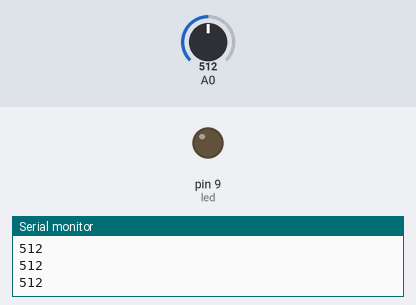
A sketch run on a simulated Arduino Uno, built with avr-gcc and run on an emulated ATmega328P. Shown: output pins drawn as LEDs (lit = HIGH), the last lines printed to the serial monitor. The test bench sets the inputs (shaded band); at power-on: A0 = 512.

Above: at 1.2 s.
1.3 s: A0 set to 217
2.8 s: A0 set to 187
At 3.1 s:
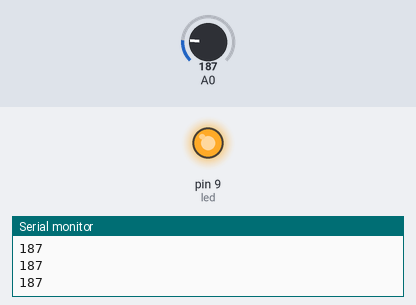
4.3 s: A0 set to 210
At 5.4 s:
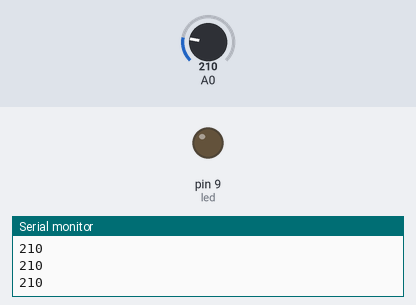
5.8 s: A0 set to 190
At 6.6 s:
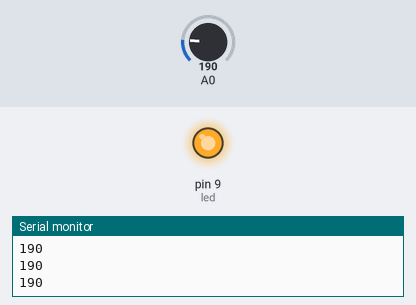
Timing chart, 0 to 8.3 s (numbered marks = the images above; inputs shaded):
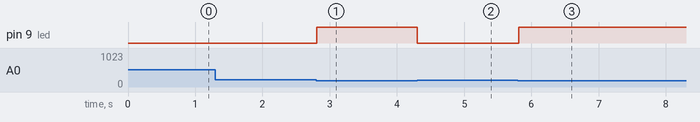

Measured:
- the behaviour switches between 200 and 199 on A0 (found by bisection; images 0 and 1)
- after the input at 2.8 s, pin 9 (led): LOW → HIGH at once
- after the input at 4.3 s, pin 9 (led): HIGH → LOW at once
- after the input at 5.8 s, pin 9 (led): LOW → HIGH at once

The sketch:

5_-_LED_Control_with_Photoresistor.ino
```cpp
int sensorReading = 0;
int led = 9;

void setup()
{
  pinMode(A0, INPUT);
  Serial.begin(9600);
  pinMode(led, OUTPUT);
}

void loop()
{

  sensorReading = analogRead(A0);

  Serial.println(sensorReading);


  if(sensorReading > 200){
  digitalWrite(led, LOW);
  }

  if(sensorReading < 200){
  digitalWrite(led, HIGH);
  }

}
```
